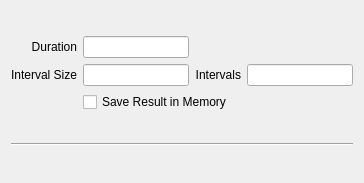
<?xml version="1.0" encoding="UTF-8"?>
<ui version="4.0">
<comment> Begin CVS Header </comment>
<comment>   $Source: /fs/turing/cvs/copasi_dev/copasi/UI/CQTSSAWidget.ui,v $ </comment>
<comment>   $Revision: 1.8 $ </comment>
<comment>   $Name: Build-33 $ </comment>
<comment>   $Author: nsimus $ </comment>
<comment>   $Date: 2009/07/29 16:09:51 $ </comment>
<comment> End CVS Header </comment>

<comment> Copyright (C) 2008 by Pedro Mendes, Virginia Tech Intellectual </comment>
<comment> Properties, Inc., EML Research, gGmbH, University of Heidelberg, </comment>
<comment> and The University of Manchester. </comment>
<comment> All rights reserved. </comment>

 <comment> All rights reserved. </comment>
 <class>CQTSSAWidget</class>
 <widget class="TaskWidget" name="CQTSSAWidget">
  <property name="geometry">
   <rect>
    <x>0</x>
    <y>0</y>
    <width>364</width>
    <height>183</height>
   </rect>
  </property>
  <property name="caption" stdset="0">
   <string>Time Scale Separation Analysis</string>
  </property>
  <layout class="QVBoxLayout">
   <item>
    <layout class="QGridLayout">
     <item row="1" column="3">
      <widget class="QLineEdit" name="mpEditIntervals"/>
     </item>
     <item row="1" column="1">
      <widget class="QLineEdit" name="mpEditIntervalSize"/>
     </item>
     <item row="0" column="1">
      <widget class="QLineEdit" name="mpEditDuration"/>
     </item>
     <item row="1" column="2">
      <widget class="QLabel" name="mpLblIntervals">
       <property name="text">
        <string>Intervals</string>
       </property>
       <property name="alignment">
        <set>Qt::AlignRight|Qt::AlignTrailing|Qt::AlignVCenter</set>
       </property>
       <property name="wordWrap">
        <bool>false</bool>
       </property>
      </widget>
     </item>
     <item row="0" column="0">
      <widget class="QLabel" name="mpLblDuration">
       <property name="text">
        <string>Duration</string>
       </property>
       <property name="alignment">
        <set>Qt::AlignRight|Qt::AlignTrailing|Qt::AlignVCenter</set>
       </property>
       <property name="wordWrap">
        <bool>false</bool>
       </property>
      </widget>
     </item>
     <item row="1" column="0">
      <widget class="QLabel" name="mpLblIntervalSize">
       <property name="text">
        <string>Interval Size</string>
       </property>
       <property name="alignment">
        <set>Qt::AlignRight|Qt::AlignTrailing|Qt::AlignVCenter</set>
       </property>
       <property name="wordWrap">
        <bool>false</bool>
       </property>
      </widget>
     </item>
     <item row="2" column="1" colspan="2">
      <widget class="QCheckBox" name="mpCheckSave">
       <property name="text">
        <string>Save Result in Memory</string>
       </property>
      </widget>
     </item>
    </layout>
   </item>
   <item>
    <widget class="Line" name="line1">
     <property name="frameShape">
      <enum>QFrame::HLine</enum>
     </property>
     <property name="frameShadow">
      <enum>QFrame::Sunken</enum>
     </property>
    </widget>
   </item>
  </layout>
 </widget>
 <layoutdefault spacing="6" margin="11"/>
 <customwidgets>
  <customwidget>
   <class>TaskWidget</class>
   <extends>QWidget</extends>
   <header>TaskWidget.h</header>
   <container>1</container>
  </customwidget>
 </customwidgets>
 <tabstops>
  <tabstop>mpEditDuration</tabstop>
  <tabstop>mpEditIntervalSize</tabstop>
  <tabstop>mpEditIntervals</tabstop>
  <tabstop>mpCheckSave</tabstop>
 </tabstops>
 <includes>
  <include location="local">TaskWidget.h</include>
  <include location="local">TaskWidget.h</include>
 </includes>
 <resources/>
 <connections>
  <connection>
   <sender>mpEditDuration</sender>
   <signal>lostFocus()</signal>
   <receiver>CQTSSAWidget</receiver>
   <slot>slotDuration()</slot>
   <hints>
    <hint type="sourcelabel">
     <x>20</x>
     <y>20</y>
    </hint>
    <hint type="destinationlabel">
     <x>20</x>
     <y>20</y>
    </hint>
   </hints>
  </connection>
  <connection>
   <sender>mpEditIntervalSize</sender>
   <signal>lostFocus()</signal>
   <receiver>CQTSSAWidget</receiver>
   <slot>slotIntervalSize()</slot>
   <hints>
    <hint type="sourcelabel">
     <x>20</x>
     <y>20</y>
    </hint>
    <hint type="destinationlabel">
     <x>20</x>
     <y>20</y>
    </hint>
   </hints>
  </connection>
  <connection>
   <sender>mpEditIntervals</sender>
   <signal>lostFocus()</signal>
   <receiver>CQTSSAWidget</receiver>
   <slot>slotIntervals()</slot>
   <hints>
    <hint type="sourcelabel">
     <x>20</x>
     <y>20</y>
    </hint>
    <hint type="destinationlabel">
     <x>20</x>
     <y>20</y>
    </hint>
   </hints>
  </connection>
 </connections>
</ui>
